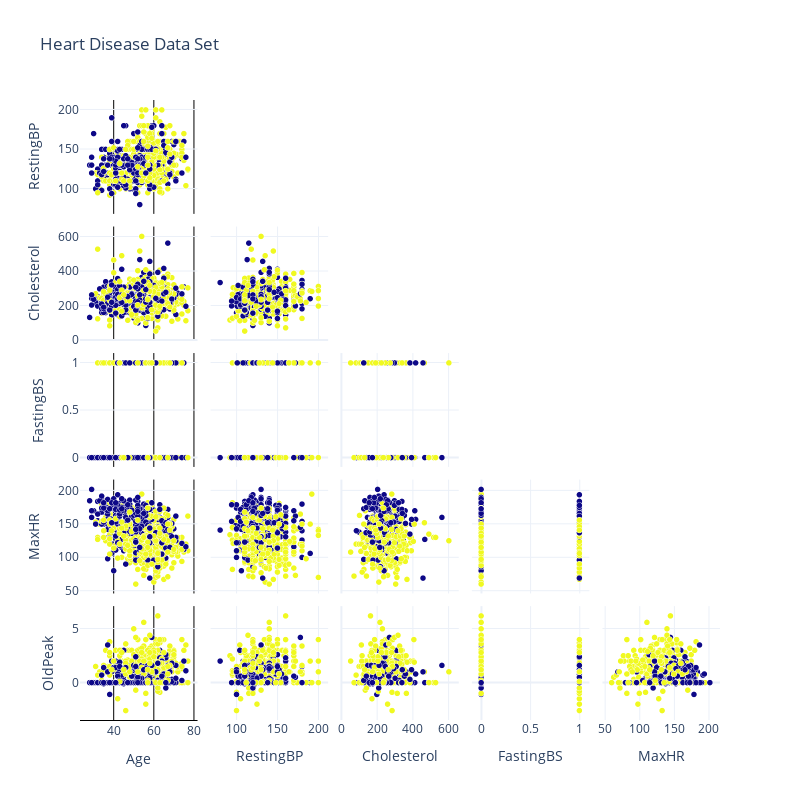

Source (notebook cell):
### Code cell
index_vals = df["HeartDisease"].astype('category').cat.codes

columns = numerical_columns
# columns.remove("FastingBS")
dimensions = [ dict(label = column, values = df[column]) for column in columns]
fig = go.Figure(data = go.Splom(
	dimensions = dimensions,
	showupperhalf = False,
	diagonal_visible = False,
	text = df["HeartDisease"],
	marker = dict(
		color=index_vals,
		showscale=False, # colors encode categorical variables
		line_color='white',
		line_width=0.5
	)
))


fig.update_layout(
    title = 'Heart Disease Data Set',
    width = 800,
    height = 800,
)
fig.update_layout(template="plotly_white")
fig.update_layout(
	xaxis = {
    	'automargin': True,
		'gridcolor': 'black',
		'linecolor': 'black',
		'showgrid': True,
		'ticks': '',
		'title': { 'standoff': 15 },
		'zerolinecolor': 'red'
	},
	yaxis = {
    	'automargin': True,
		'gridcolor': 'black',
		'linecolor': 'black',
		'showgrid': True,
		'ticks': '',
		'title': { 'standoff': 15 },
		'zerolinecolor': 'red'
	}
)
# print(pio.templates["seaborn"])
fig.show()

### Figure 1 — Plotly figure (JSON) as saved in the notebook; plotly's stock layout.template omitted (floating-point values rounded to 4 significant figures; data arrays with more than 128 entries replaced by an {"elided": "..."} marker saying what was removed)
{"data": [{"diagonal": {"visible": false}, "dimensions": [{"label": "Age", "values": {"elided": "918 int values"}}, {"label": "RestingBP", "values": {"elided": "918 float values"}}, {"label": "Cholesterol", "values": {"elided": "918 float values"}}, {"label": "FastingBS", "values": {"elided": "918 int values"}}, {"label": "MaxHR", "values": {"elided": "918 int values"}}, {"label": "OldPeak", "values": {"elided": "918 float values"}}], "marker": {"color": {"elided": "918 int values"}, "line": {"color": "white", "width": 0.5}, "showscale": false}, "showupperhalf": false, "text": {"elided": "918 int values"}, "type": "splom"}], "layout": {"height": 800, "title": {"text": "Heart Disease Data Set"}, "width": 800, "xaxis": {"automargin": true, "gridcolor": "black", "linecolor": "black", "showgrid": true, "ticks": "", "title": {"standoff": 15}, "zerolinecolor": "red"}, "yaxis": {"automargin": true, "gridcolor": "black", "linecolor": "black", "showgrid": true, "ticks": "", "title": {"standoff": 15}, "zerolinecolor": "red"}}}
